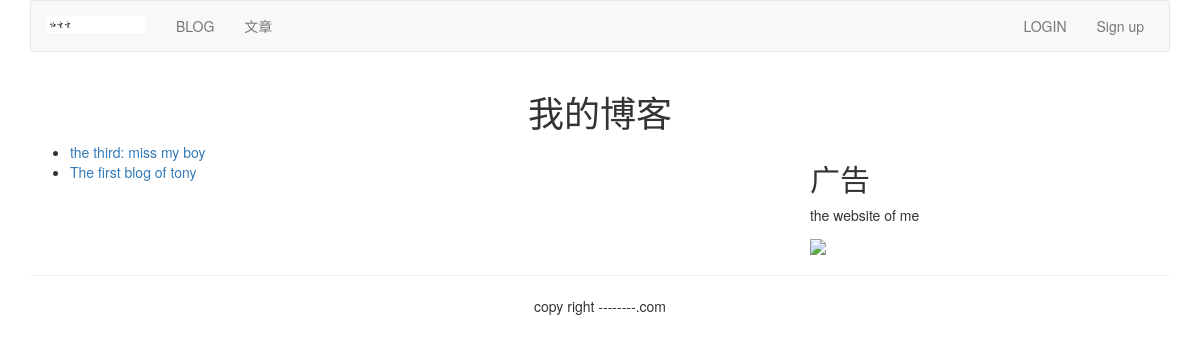
Screenshot of /blog/ with the database file from the repository.
### blog/models.py (models this page shows, shortened)
class BlogArticles(models.Model):
    title = models.CharField(max_length=300)
    author = models.ForeignKey(User, related_name="blog_posts", on_delete=models.CASCADE)
    body = models.TextField()
    publish = models.DateTimeField(default=timezone.now)
    class Meta:
        ordering =["-publish", ]

### blog/views.py (the view)
def blog_title(request):
    blogs = BlogArticles.objects.all()
    return render(request, "../templates/blog/titles.html", {"blogs": blogs})

### templates/blog/titles.html (shortened to what this page needs)
{% extends "base.html" %}
{% block content %}
<div class="row text-center vertical-middle-sm">
    <h1>我的博客</h1>
</div>
<div class="row">
    <div class="col-xs-12 col-md-8">
        <ul>
            {% for blog in blogs %}
            <li><a href="{{ blog.id}}" >{{ blog.title }}</a></li>
            {% endfor %}
        </ul>
    </div>
    <div class="col-xs-6 col-md-4">
        <h2>广告</h2>
        <p>the website of me</p>
        <img width="200px" src="http://www.mrwallpaper.com/wallpapers/Fluff-cat.jpg">
    </div>
</div>
{% endblock %}

### rows the page displays
BlogArticles: title "the third: miss my boy"
BlogArticles: title "The first blog of tony"
